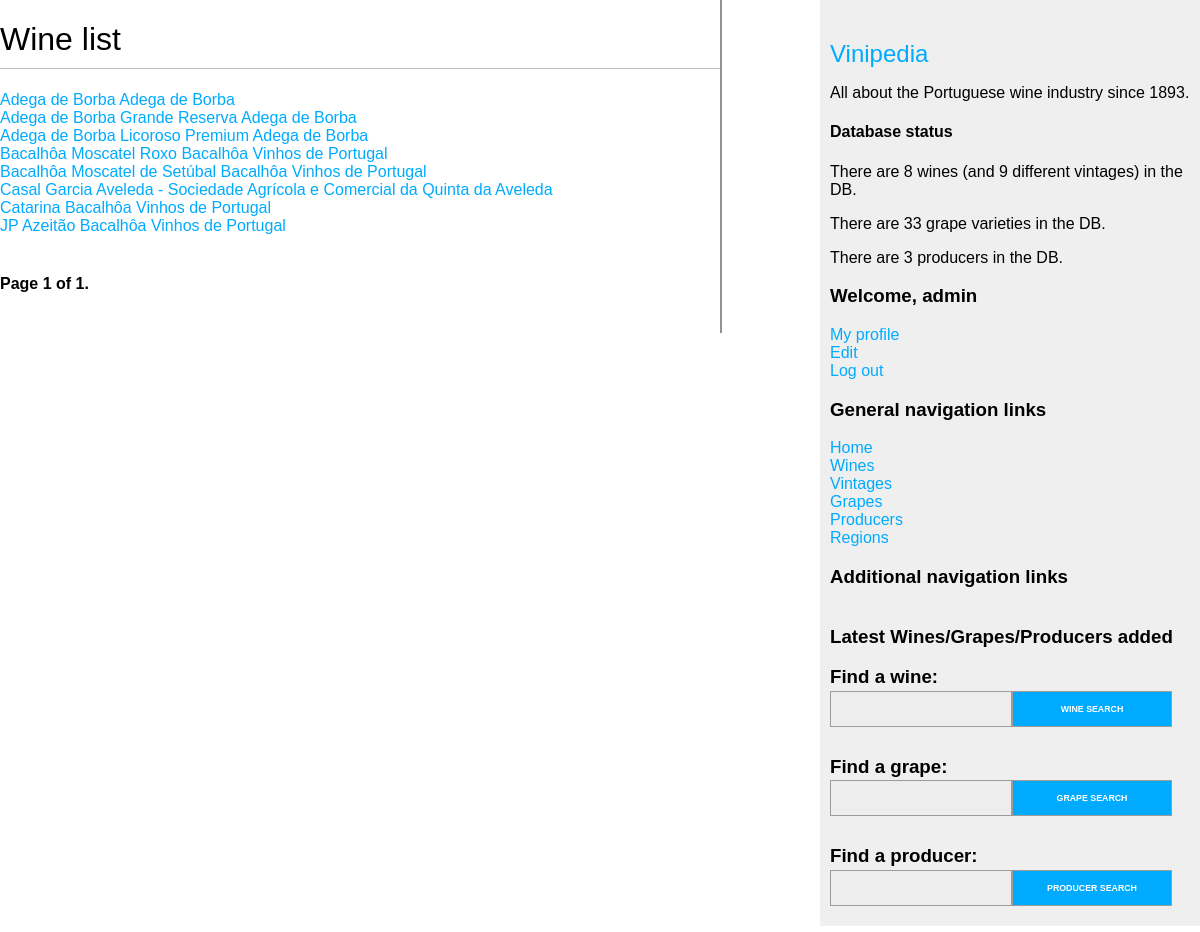
/wines/ (signed in), run on the app's committed database.
### wines/models.py (models this page shows, shortened)
class Wine(models.Model):
    name = models.CharField(max_length=100)
    """ vivino """
    producer = models.ForeignKey(
        Producer,
        on_delete=models.CASCADE,
        related_name='wines'
    )
    grape_varieties = models.ManyToManyField(Grape,
                                    through='WineGrape',
                                    through_fields=('wine', 'grape'))
    description = models.TextField(blank=True)
    class Meta:
        unique_together = (('name', 'producer',),)
        ordering = ('name',)
    def get_absolute_url(self):
        return reverse('wines:wine_detail',
                       args=[self.id])

class Producer(models.Model):
    name = models.CharField(max_length=100, unique=True)
    origin = models.ForeignKey(Region,
                               on_delete=models.CASCADE,
                               related_name='local_producers')
    presence = models.ManyToManyField(Region,
                                      through='ProducerRegion',
                                      through_fields=('producer', 'region'))
    description = models.TextField(blank=True)
    class Meta:
        ordering = ('name',)
    def __str__(self):
        return self.name
    def get_absolute_url(self):
        return reverse('wines:producer_detail',
                       args=[self.id])

### wines/views.py (the view)
# urls.py: path('wines/', views.wine_list, name='wine_list'),
def wine_list(request):
    object_list = Wine.objects.all()
    paginator = Paginator(object_list, 10)
    wines = paginator_helper(request, paginator)
    return render(request,
                  'wines/wine/list.html',
                  {'wines': wines})

### wines/forms.py
class SearchForm(forms.Form):
    query = forms.CharField(max_length=100, label='')

### wines/templatetags/wine_tags.py (called while the page is built)
@register.simple_tag
def total_wines_registered():
    return Wine.objects.count()

@register.simple_tag
def total_vintages_registered():
    return Vintage.objects.count()

@register.simple_tag
def total_grapes_registered():
    return Grape.objects.count()

@register.simple_tag
def total_producers_registered():
    return Producer.objects.count()

@register.inclusion_tag('wines/wine/search_bar.html')
def show_wines_search_form():
    search_form = SearchForm()
    return {"search_form": search_form}

@register.inclusion_tag('wines/grape/search_bar.html')
def show_grapes_search_form():
    search_form = SearchForm()
    return {"search_form": search_form}

@register.inclusion_tag('wines/producer/search_bar.html')
def show_producers_search_form():
    search_form = SearchForm()
    return {"search_form": search_form}

### wines/utils.py (called while the page is built)
def paginator_helper(request, paginator):
    page = request.GET.get('page')
    try:
        objects = paginator.page(page)
    except PageNotAnInteger:
        objects = paginator.page(1)
    except EmptyPage:
        objects = paginator.page(paginator.num_pages)
    return objects

### wines/templates/wines/wine/list.html (shortened to what this page needs)
{% extends "wines/base.html" %}
{% block content %}
<h1>Wine list</h1>
{% for wine in wines %}
<div>
  <a href="{{ wine.get_absolute_url }}">
    {{ wine.name }}
  </a>
  <a href="{{ wine.producer.get_absolute_url }}">
    {{ wine.producer }}
  </a>
</div>
{% empty %}
<p>
  There are no wines in the DB yet.
</p>
{% endfor %}
{% if wines %}
    {% include "pagination.html" with page=wines %}
{% endif %}
{% endblock %}

### wines/templates/wines/base.html (shortened to what this page needs)
{% load wine_tags %}
{% load static %}
<!DOCTYPE html>
<html>
<head>
  <link href="{% static 'css/wines.css' %}" rel="stylesheet">
</head>
<body>
  <div id="content">
    {% block content %}
    {% endblock %}
  </div>
  <div id="sidebar">
    <h2>
      <a href="/">Vinipedia</a>
    </h2>
    <p>All about the Portuguese wine industry since 1893.</p>
    <h4>Database status</h4>
    <p>There are {% total_wines_registered %} wines (and {% total_vintages_registered %} different vintages) in the DB.</p>
    <p>There are {% total_grapes_registered %} grape varieties in the DB.</p>
    <p>There are {% total_producers_registered %} producers in the DB.</p>
    {% if request.user.is_authenticated %}
      <h3>
        Welcome, {{request.user.username}}
      </h3>
      <div class="container-vertical">
        <a href="{% url 'accounts:profile' profile_id=request.user.profile.id %}">My profile</a>
        <a href="{% url 'accounts:edit' %}">Edit</a>
        <a href="{% url 'accounts:logout' %}">Log out</a>
      </div>
    {% else %}
      <a href="{% url 'accounts:login' %}">Log in</a>
      <a href="{% url 'accounts:register' %}">Register</a>
    {% endif %}
    <div class="container-vertical">
      <h3>General navigation links</h3>
      <a href="/">Home</a>
      <a href="{% url 'wines:wine_list' %}">Wines</a>
      <a href="{% url 'wines:vintage_list' %}">Vintages</a>
      <a href="{% url 'wines:grape_list' %}">Grapes</a>
      <a href="{% url 'wines:producer_list' %}">Producers</a>
      <a href="{% url 'wines:region_list' %}">Regions</a>
      <h3>Additional navigation links</h3>
    </div>
    <h3>Latest Wines/Grapes/Producers added</h3>
    <h3>Find a wine:</h3>
    <div class="container adjust_margin">{% show_wines_search_form %}</div>
    <h3>Find a grape:</h3>
    <div class="container adjust_margin">{% show_grapes_search_form %}</div>
    <h3>Find a producer:</h3>
    <div class="container adjust_margin">{% show_producers_search_form %}</div>
  </div>
</body>
</html>

### wines/static/css/wines.css (style rules this page uses)
body { margin:0; padding:0; font-family:helvetica, sans-serif; }
a { color:#00abff; text-decoration:none; }
h1 { font-weight:normal; border-bottom:1px solid #bbb; padding:0 0 10px 0; }
h2 { font-weight:normal; margin:30px 0 0; }
#content { float:left; width:60%; padding:0 0 0 30px; }
#sidebar { float:right; width:30%; padding:10px; background:#efefef; height:100%; }
input, textarea { clear:both; float:left; margin:0 0 10px; background:#ededed; border:0; padding:6px 10px; font-size:12px; }
#content { border-right: 2px solid #949393; padding: 0 0 0 0; }
input, textarea { clear: both; float: left; margin: 0 0 10px; background: #ededed; border: 1px solid #a09b9b; padding: 6px 10px; font-size: 1.2rem; width: 10rem; }
.container { display: flex; width: 100%; }
.container-vertical { display: flex; flex-direction: column; width: 100%; }
.adjust_margin { margin-top: -2rem; margin-bottom: -1rem; }

### data on the page
Wine: name "Adega de Borba", producer "Adega de Borba"
Wine: name "Adega de Borba Grande Reserva", producer "Adega de Borba"
Wine: name "Adega de Borba Licoroso Premium", producer "Adega de Borba"
Wine: name "Bacalhôa Moscatel Roxo", producer "Bacalhôa Vinhos de Portugal"
Wine: name "Bacalhôa Moscatel de Setúbal", producer "Bacalhôa Vinhos de Portugal"
Wine: name "Casal Garcia", producer "Aveleda - Sociedade Agrícola e Comercial da Quinta da Aveleda"
Wine: name "Catarina", producer "Bacalhôa Vinhos de Portugal"
Wine: name "JP Azeitão", producer "Bacalhôa Vinhos de Portugal"

### other printed values
{{ page.number }} "1"
{{ page.paginator.num_pages }} "1"
{{ request.user.username }} "admin"
